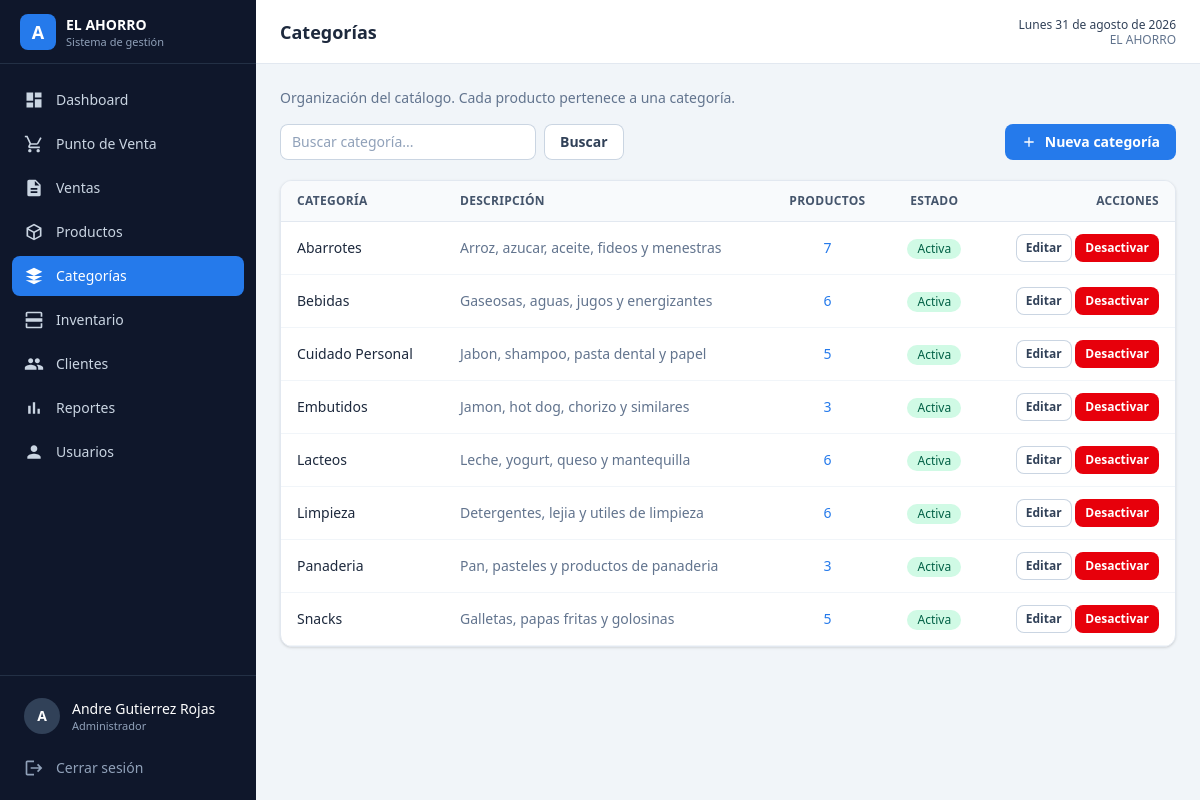
Screenshot of /pages/categorias.php (signed in) with the database file from the repository.
### tables this page shows
CREATE TABLE categorias (
    id_categoria INT AUTO_INCREMENT PRIMARY KEY,
    nombre       VARCHAR(80)   NOT NULL,
    descripcion  VARCHAR(255)  NULL,
    estado       TINYINT(1)    NOT NULL DEFAULT 1,
    created_at   TIMESTAMP     NOT NULL DEFAULT CURRENT_TIMESTAMP,
    CONSTRAINT uq_categorias_nombre UNIQUE (nombre)
);

### config.php (called while the page is built, shortened)
<?php
function e($valor)
{
    return htmlspecialchars((string) $valor, ENT_QUOTES, 'UTF-8');
}

### database/Conexion.php (called while the page is built)
<?php
class Conexion
{
    private static $instancia = null;
    public static function conectar()
    {
        if (self::$instancia !== null) {
            return self::$instancia;
        }
        try {
            $host = $_ENV['DB_HOST'] ?? (getenv('DB_HOST') ?: 'localhost');
            $db   = $_ENV['DB_NAME'] ?? (getenv('DB_NAME') ?: 'minimarket');
            $user = $_ENV['DB_USER'] ?? (getenv('DB_USER') ?: 'root');
            $pass = $_ENV['DB_PASS'] ?? (getenv('DB_PASS') ?: '');
            $conexion = new PDO(
                'mysql:host=' . $host . ';dbname=' . $db . ';charset=utf8mb4',
                $user,
                $pass,
                [
                    PDO::ATTR_ERRMODE            => PDO::ERRMODE_EXCEPTION,
                    PDO::ATTR_DEFAULT_FETCH_MODE => PDO::FETCH_ASSOC,
                    PDO::ATTR_EMULATE_PREPARES   => false,
                ]
            );
            self::$instancia = $conexion;
            return $conexion;
        } catch (PDOException $e) {
            die('Error de conexión a la base de datos: ' . $e->getMessage());
        }
    }
}

### controllers/CategoriaController.php (called while the page is built, shortened)
<?php
require_once __DIR__ . '/../models/Categoria.php';
class CategoriaController
{
    private $modelo;
    public function __construct()
    {
        $this->modelo = new Categoria();
    }
    public function listar($busqueda = '')
    {
        return $this->modelo->listar($busqueda);
    }
}

### models/Categoria.php (called while the page is built, shortened)
<?php
require_once __DIR__ . '/../database/Conexion.php';
class Categoria
{
    private $conexion;
    public function __construct()
    {
        $this->conexion = Conexion::conectar();
    }
    public function listar($busqueda = '', $soloActivas = false)
    {
        $sql = "
            SELECT
                c.id_categoria,
                c.nombre,
                c.descripcion,
                c.estado,
                COUNT(p.id_producto) AS total_productos
            FROM categorias c
            LEFT JOIN productos p
                ON p.id_categoria = c.id_categoria AND p.estado = 1
            WHERE 1 = 1
        ";
        $parametros = [];
        $sql .= " GROUP BY c.id_categoria, c.nombre, c.descripcion, c.estado
                  ORDER BY c.nombre ASC";
        $stmt = $this->conexion->prepare($sql);
        $stmt->execute($parametros);
        return $stmt->fetchAll();
    }
}

### pages/categorias.php (the view, shortened to what this page needs)
<?php
require_once __DIR__ . '/../config.php';
require_once __DIR__ . '/../controllers/CategoriaController.php';
$controlador = new CategoriaController();
$busqueda   = trim($_GET['q'] ?? '');
$categorias = $controlador->listar($busqueda);
require __DIR__ . '/../components/layout_inicio.php';
?>
<p class="mb-4 text-sm text-slate-500">Organización del catálogo. Cada producto pertenece a una categoría.</p>
<div class="mb-5 flex flex-wrap items-center justify-between gap-3">
    <form method="GET" action="<?= BASE_URL ?>categorias" class="flex gap-2">
        <input type="search" name="q" value="<?= e($busqueda) ?>"
            class="campo w-64" placeholder="Buscar categoría...">
        <button type="submit" class="btn-secundario">Buscar</button>
    </form>
    <button type="button" class="btn-primario" onclick="abrirModal()">
        <svg class="h-4 w-4" viewBox="0 0 24 24" fill="currentColor">
            <path d="M19 13h-6v6h-2v-6H5v-2h6V5h2v6h6v2z" />
        </svg>
        Nueva categoría
    </button>
</div>
<div class="tarjeta overflow-hidden">
    <div class="overflow-x-auto">
        <table class="tabla">
            <thead>
                <tr>
                    <th>Categoría</th>
                    <th>Descripción</th>
                    <th class="text-center">Productos</th>
                    <th class="text-center">Estado</th>
                    <th class="text-right">Acciones</th>
                </tr>
            </thead>
            <tbody>
                <?php foreach ($categorias as $categoria): ?>
                    <tr>
                        <td class="font-medium text-slate-800"><?= e($categoria['nombre']) ?></td>
                        <td class="text-slate-500"><?= e($categoria['descripcion'] ?: '—') ?></td>
                        <td class="text-center">
                            <?php if ((int) $categoria['total_productos'] > 0): ?>
                                <a href="<?= BASE_URL ?>productos?categoria=<?= (int) $categoria['id_categoria'] ?>"
                                    class="font-medium text-marca-600 hover:text-marca-700">
                                    <?= (int) $categoria['total_productos'] ?>
                                </a>
                            <?php else: ?>
                                <span class="text-slate-400">0</span>
                            <?php endif; ?>
                        </td>
                        <td class="text-center">
                            <?php if ((int) $categoria['estado'] === 1): ?>
                                <span class="badge-verde">Activa</span>
                            <?php else: ?>
                                <span class="badge-gris">Inactiva</span>
                            <?php endif; ?>
                        </td>
                        <td class="text-right whitespace-nowrap">
                            <button type="button" class="btn-secundario btn-sm"
                                onclick='editar(<?= json_encode($categoria, JSON_HEX_APOS | JSON_HEX_QUOT) ?>)'>
                                Editar
                            </button>
                            <form method="POST" action="<?= BASE_URL ?>categorias" class="inline">
                                <button type="submit"
                                    class="<?= (int) $categoria['estado'] === 1 ? 'btn-peligro' : 'btn-exito' ?> btn-sm">
                                    <?= (int) $categoria['estado'] === 1 ? 'Desactivar' : 'Activar' ?>
                                </button>
                            </form>
                        </td>
                    </tr>
                <?php endforeach; ?>
            </tbody>
        </table>
    </div>
</div>
<?php require __DIR__ . '/../components/layout_fin.php'; ?>

### rows the page displays
categorias: nombre "Abarrotes", descripcion "Arroz, azucar, aceite, fideos y menestras", total_productos "7", estado "Activa"
categorias: nombre "Bebidas", descripcion "Gaseosas, aguas, jugos y energizantes", total_productos "6", estado "Activa"
categorias: nombre "Cuidado Personal", descripcion "Jabon, shampoo, pasta dental y papel", total_productos "5", estado "Activa"
categorias: nombre "Embutidos", descripcion "Jamon, hot dog, chorizo y similares", total_productos "3", estado "Activa"
categorias: nombre "Lacteos", descripcion "Leche, yogurt, queso y mantequilla", total_productos "6", estado "Activa"
categorias: nombre "Limpieza", descripcion "Detergentes, lejia y utiles de limpieza", total_productos "6", estado "Activa"
categorias: nombre "Panaderia", descripcion "Pan, pasteles y productos de panaderia", total_productos "3", estado "Activa"
categorias: nombre "Snacks", descripcion "Galletas, papas fritas y golosinas", total_productos "5", estado "Activa"

### other values shown
$__nombreComercial "EL AHORRO"
$item['texto'] "Dashboard"
$item['texto'] "Punto de Venta"
$item['texto'] "Ventas"
$item['texto'] "Productos"
$item['texto'] "Categorías"
$item['texto'] "Inventario"
$item['texto'] "Clientes"
$item['texto'] "Reportes"
$item['texto'] "Usuarios"
mb_strtoupper(mb_substr(Auth::nombre(), 0, 1)) "A"
Auth::nombre() "Andre Gutierrez Rojas"
$__rolActual "Administrador"
$titulo "Categorías"
strftime_es() "Lunes 31 de agosto de 2026"
